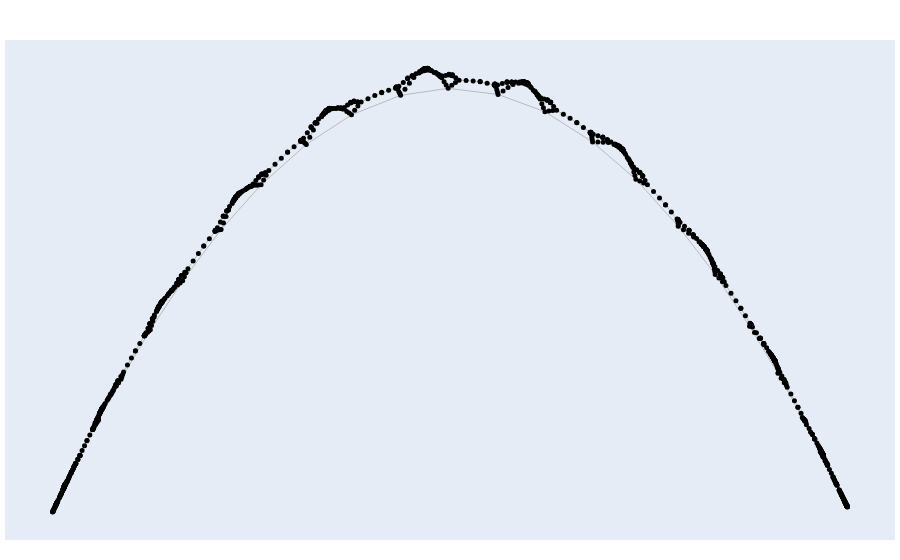

The code cell stored with this chart in its notebook:
### Code cell
#  Для интерактивной визуализации:
import plotly.graph_objects as go

#  Преобразуем networkx граф в plotly формат
edge_x = []
edge_y = []
for edge in G.edges():
    x0, y0 = pos[edge[0]]
    x1, y1 = pos[edge[1]]
    edge_x.extend([x0, x1, None])
    edge_y.extend([y0, y1, None])

edge_trace = go.Scatter(
    x=edge_x, y=edge_y,
    line=dict(width=0.5, color='#888'),
    hoverinfo='none',
    mode='lines')

node_x = []
node_y = []
for node in G.nodes():
    x, y = pos[node]
    node_x.append(x)
    node_y.append(y)

node_trace = go.Scatter(
    x=node_x, y=node_y,
    mode='markers',
    hoverinfo='text',
    marker=dict(
        showscale=False,
        colorscale='YlGnBu',
        reversescale=True,
        color=[],
        size=5,
        line_width=0))


fig = go.Figure(data=[edge_trace, node_trace],
             layout=go.Layout(
                showlegend=False,
                hovermode='closest',
                margin=dict(b=20,l=5,r=5,t=40),
                xaxis=dict(showgrid=False, zeroline=False, showticklabels=False),
                yaxis=dict(showgrid=False, zeroline=False, showticklabels=False))
                 )
fig.show()

### Figure 1 — Plotly figure (JSON) as saved in the notebook; plotly's stock layout.template omitted (floating-point values rounded to 4 significant figures; data arrays with more than 128 entries replaced by an {"elided": "..."} marker saying what was removed)
{"data": [{"hoverinfo": "none", "line": {"color": "#888", "width": 0.5}, "mode": "lines", "type": "scatter", "x": {"elided": "4833 float values"}, "y": {"elided": "4833 float values"}}, {"hoverinfo": "text", "marker": {"color": [], "colorscale": [[0, "rgb(255,255,217)"], [0.125, "rgb(237,248,177)"], [0.25, "rgb(199,233,180)"], [0.375, "rgb(127,205,187)"], [0.5, "rgb(65,182,196)"], [0.625, "rgb(29,145,192)"], [0.75, "rgb(34,94,168)"], [0.875, "rgb(37,52,148)"], [1, "rgb(8,29,88)"]], "line": {"width": 0}, "reversescale": true, "showscale": false, "size": 5}, "mode": "markers", "type": "scatter", "x": {"elided": "1238 float values"}, "y": {"elided": "1238 float values"}}], "layout": {"hovermode": "closest", "margin": {"b": 20, "l": 5, "r": 5, "t": 40}, "showlegend": false, "xaxis": {"showgrid": false, "showticklabels": false, "zeroline": false}, "yaxis": {"showgrid": false, "showticklabels": false, "zeroline": false}}}
